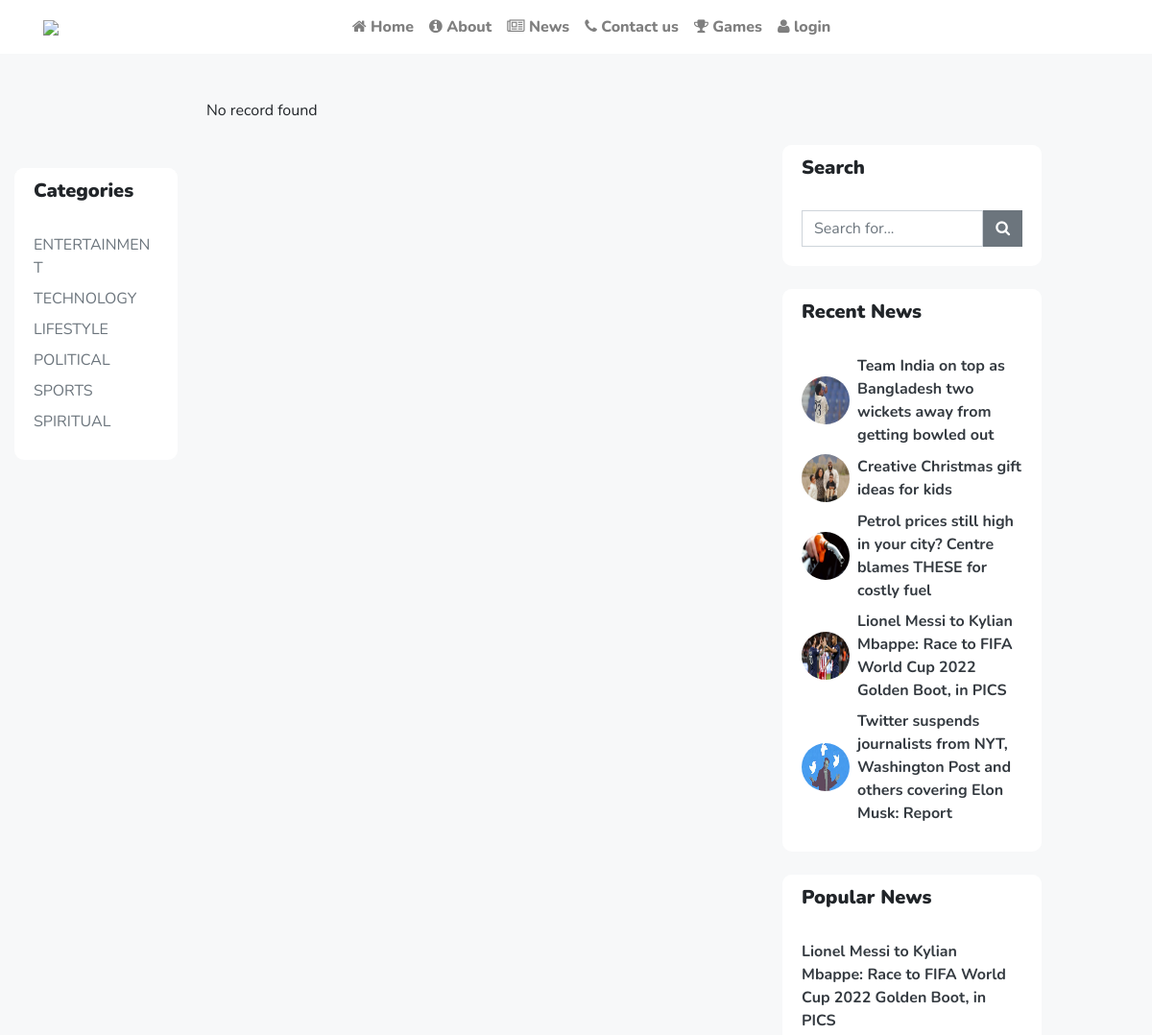
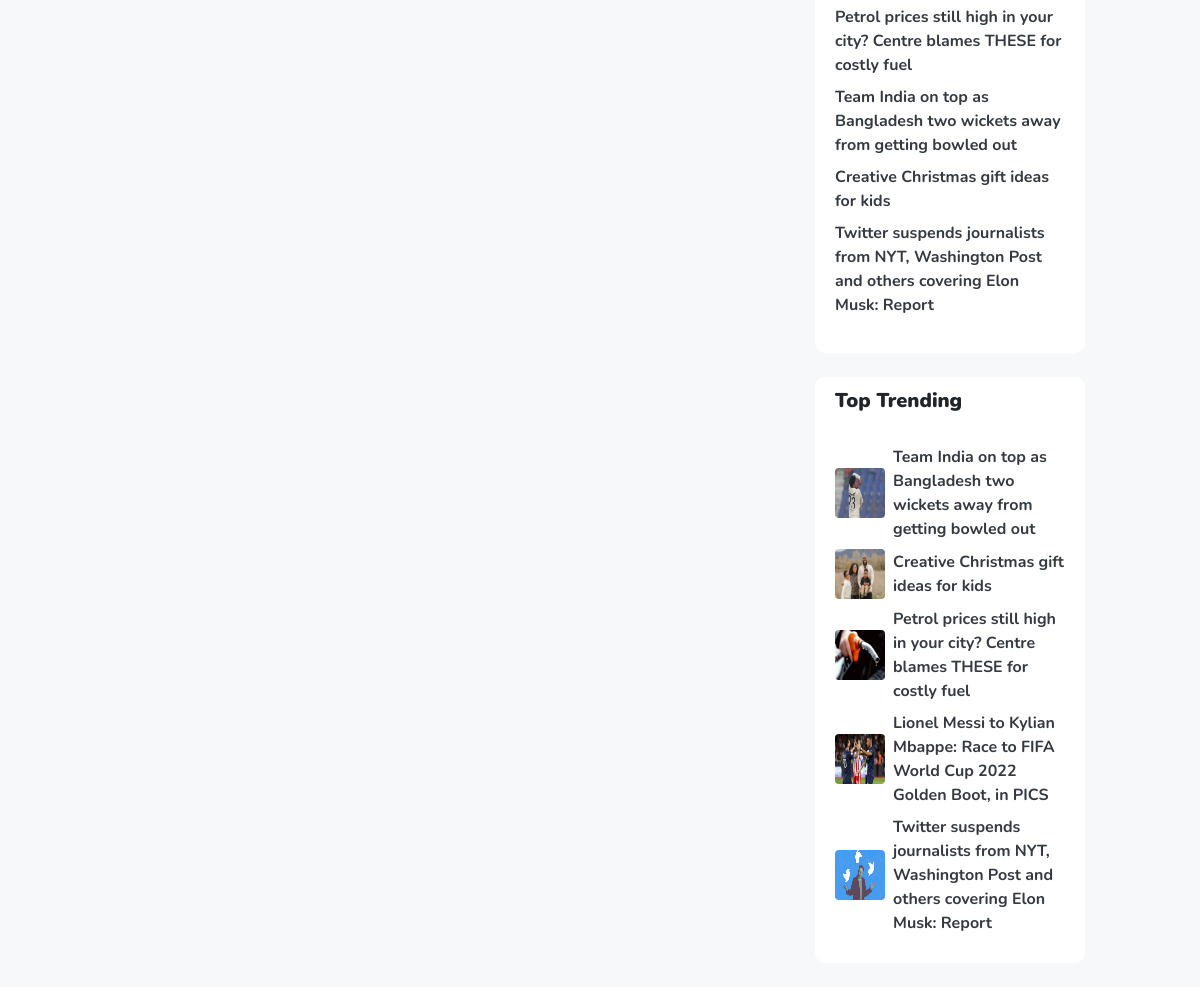
The app's page /category.php with its own data (2 pictures, top to bottom).
### tables this page shows
CREATE TABLE `tblcategory` (
  `id` int(11) NOT NULL,
  `CategoryName` varchar(200) DEFAULT NULL,
  `Description` mediumtext DEFAULT NULL,
  `PostingDate` timestamp NULL DEFAULT current_timestamp(),
  `UpdationDate` timestamp NULL DEFAULT NULL ON UPDATE current_timestamp(),
  `Is_Active` int(1) DEFAULT NULL
);

CREATE TABLE `tblposts` (
  `id` int(11) NOT NULL,
  `PostTitle` longtext DEFAULT NULL,
  `CategoryId` int(11) DEFAULT NULL,
  `SubCategoryId` int(11) DEFAULT NULL,
  `PostDetails` longtext DEFAULT NULL,
  `PostingDate` timestamp NULL DEFAULT current_timestamp(),
  `UpdationDate` timestamp NULL DEFAULT NULL ON UPDATE current_timestamp(),
  `Is_Active` int(1) DEFAULT NULL,
  `PostUrl` mediumtext DEFAULT NULL,
  `PostImage` varchar(255) DEFAULT NULL,
  `viewCounter` int(11) DEFAULT NULL,
  `postedBy` varchar(255) DEFAULT NULL,
  `lastUpdatedBy` varchar(255) DEFAULT NULL
);

### category.php (the view, shortened to what this page needs)
<?php
include('includes/config.php');
    ?>
<!DOCTYPE html>
<html lang="en">
  <head>
    <link href="vendor/bootstrap/css/bootstrap.min.css" rel="stylesheet">
    <link href="css/modern-business.css" rel="stylesheet">
    <link rel="stylesheet" href="css/icons.css">
  </head>
  <body>
   <?php include('includes/header.php');?>
    <div class="container-fluid">
      <div class="row" style="margin-top: 4%">
<div class="col-md-2 mt-5">
               <div class="card my-4 border-0" >
                  <h5 class="card-header bg-white border-0">Categories</h5>
                  <div class="card-body">
                     <div class="row">
                        <div class="col-lg-12">
                           <ul class="list-unstyled mb-0">
                              <?php $query=mysqli_query($con,"select id,CategoryName from tblcategory");
                                 while($row=mysqli_fetch_array($query))
                                 {
                                 ?>
                              <li class=" mb-2">
                                 <a href="category.php?catid=<?php echo htmlentities($row['id'])?>" class="text-secondary"><?php echo htmlentities($row['CategoryName']);?></a>
                              </li>
                              <?php } ?>
                           </ul>
                        </div>
                     </div>
                  </div>
               </div>
            </div>
        <div class="col-md-6">
<?php
     if (isset($_GET['pageno'])) {
            $pageno = $_GET['pageno'];
        } else {
            $pageno = 1;
        }
        $no_of_records_per_page = 8;
        $offset = ($pageno-1) * $no_of_records_per_page;
$query=mysqli_query($con,"select tblposts.id as pid,tblposts.PostTitle as posttitle,tblposts.PostImage,tblcategory.CategoryName as category,tblsubcategory.Subcategory as subcategory,tblposts.PostDetails as postdetails,tblposts.PostingDate as postingdate,tblposts.PostUrl as url from tblposts left join tblcategory on tblcategory.id=tblposts.CategoryId left join  tblsubcategory on  tblsubcategory.SubCategoryId=tblposts.SubCategoryId where tblposts.CategoryId='".$_SESSION['catid']."' and tblposts.Is_Active=1 order by tblposts.id desc LIMIT $offset, $no_of_records_per_page");
$rowcount=mysqli_num_rows($query);
if($rowcount==0)
{
echo "No record found";
} ?>
        </div>
      <?php include('includes/sidebar.php');?>
      </div>
    </div>
</head>
  </body>
</html>

### includes/sidebar.php
<div class="col-md-3 mt-5">
   <div class="card mb-4 border-0">
      <h5 class="card-header border-0 bg-white">Search</h5>
      <div class="card-body">
         <form name="search" action="search.php" method="post">
            <div class="input-group">
               <input type="text" name="searchtitle" class="form-control rounded-0" placeholder="Search for..." required>
               <span class="input-group-btn">
               <button class="btn btn-secondary rounded-0" type="submit"><i class="fa fa-search"></i></button>
               </span>
         </form>
         </div>
      </div>
   </div>
   <div class="card my-4 border-0">
      <h5 class="card-header border-0 bg-white">Recent News</h5>
      <div class="card-body">
         <ul class="mb-0 list-unstyled">
            <?php
               $query=mysqli_query($con,"select tblposts.id as pid,tblposts.PostImage,tblposts.PostTitle as posttitle from tblposts left join tblcategory on tblcategory.id=tblposts.CategoryId left join  tblsubcategory on  tblsubcategory.SubCategoryId=tblposts.SubCategoryId limit 8");
               while ($row=mysqli_fetch_array($query)) {
               ?>
            <li class="d-flex mb-2 align-items-center">
               <img class="mr-2 rounded-circle" src="admin/postimages/<?php echo htmlentities($row['PostImage']);?>" alt="<?php echo htmlentities($row['posttitle']);?>" width="50px" height="50px">
               <a href="news-details.php?nid=<?php echo htmlentities($row['pid'])?>" class="text-dark font-weight-bold"><?php echo htmlentities($row['posttitle']);?></a>
            </li>
            <?php } ?>
         </ul>
      </div>
   </div>
   <div class="card my-4 border-0">
      <h5 class="card-header border-0 bg-white">Popular  News</h5>
      <div class="card-body">
         <ul class="list-unstyled">
            <?php
               $query1=mysqli_query($con,"select tblposts.id as pid,tblposts.PostTitle as posttitle from tblposts left join tblcategory on tblcategory.id=tblposts.CategoryId left join  tblsubcategory on  tblsubcategory.SubCategoryId=tblposts.SubCategoryId  order by viewCounter desc limit 5");
               while ($result=mysqli_fetch_array($query1)) {
               ?>
            <li class="mb-2">
               <a href="news-details.php?nid=<?php echo htmlentities($result['pid'])?>" class="text-dark font-weight-bold"><?php echo htmlentities($result['posttitle']);?></a>
            </li>
            <?php } ?>
         </ul>
      </div>
   </div>
   <div class="card my-4 border-0">
      <h5 class="card-header border-0 bg-white">Top Trending</h5>
      <div class="card-body">
         <ul class="mb-0 list-unstyled">
            <?php
               $query=mysqli_query($con,"select tblposts.id as pid,tblposts.PostImage,tblposts.PostTitle as posttitle from tblposts left join tblcategory on tblcategory.id=tblposts.CategoryId left join  tblsubcategory on  tblsubcategory.SubCategoryId=tblposts.SubCategoryId limit 8");
               while ($row=mysqli_fetch_array($query)) {
               ?>
            <li class="d-flex mb-2 align-items-center">
               <img class="mr-2 rounded" src="admin/postimages/<?php echo htmlentities($row['PostImage']);?>" alt="<?php echo htmlentities($row['posttitle']);?>" width="50px" height="50px">
               <a href="news-details.php?nid=<?php echo htmlentities($row['pid'])?>" class="text-dark font-weight-bold"><?php echo htmlentities($row['posttitle']);?></a>
            </li>
            <?php } ?>
         </ul>
      </div>
   </div>

### css/modern-business.css (style rules this page uses)
body { padding-top: 54px; font-family: 'Nunito', sans-serif; background-color: #f7f8f9; }
h1, h2, h3, h4, h5, h6 { font-weight: 900; }
@media (min-width: 992px) { body { padding-top: 56px; } }
.card, .card-header:first-child { border-radius: 10px; }

### records on screen
tblcategory: CategoryName "ENTERTAINMENT"
tblcategory: CategoryName "TECHNOLOGY"
tblcategory: CategoryName "LIFESTYLE"
tblcategory: CategoryName "POLITICAL"
tblcategory: CategoryName "SPORTS"
tblcategory: CategoryName "SPIRITUAL"
tblposts: PostImage (picture), PostTitle "Team India on top as Bangladesh two wickets away from getting bowled out"
tblposts: PostImage (picture), PostTitle "Creative Christmas gift ideas for kids"
tblposts: PostImage (picture), PostTitle "Petrol prices still high in your city? Centre blames THESE for costly fuel"
tblposts: PostImage (picture), PostTitle "Lionel Messi to Kylian Mbappe: Race to FIFA World Cup 2022 Golden Boot, in PICS"
tblposts: PostImage (picture), PostTitle "Twitter suspends journalists from NYT, Washington Post and others covering Elon Musk: Report"
